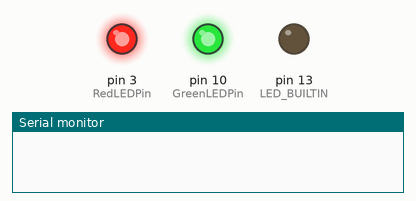
Bench run of a sketch on a simulated Arduino Uno, built with avr-gcc and run on an emulated ATmega328P. Parts: output pins drawn as LEDs (lit = HIGH), the last lines printed to the serial monitor. Random numbers use the default seed unless the sketch sets one; pins used as bus, display or sensor lines are not drawn.

Above: at 0.1 s.
At 1.16 s:
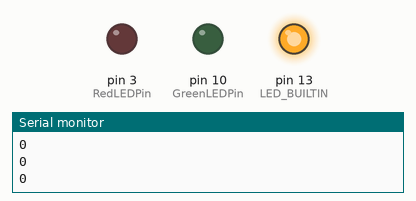
At 2.8 s:
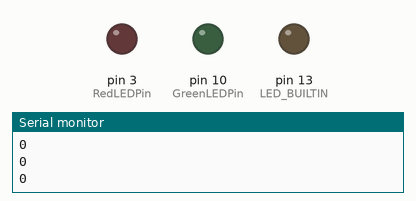
Timing chart, 0 to 4.3 s (numbered marks = the images above):
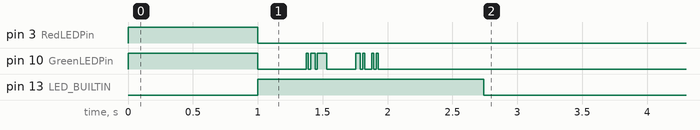

The sketch:

1DSimulator.ino
```cpp
#ifdef TEENSYDUINO
  #include <Entropy.h>
#endif

//Trivial Average Monte Carlo Randomizer for FCS on Teensy → 1D Simulator

/*
1. Every ms → one move → OSegment is checked for molecule → Returns Boolean
2. One interval of measurement is 100ms
3. Probality of 0.1 to be inside the Observation Segment (Veff)
*/

//Macrodefinations ----------------------------
#define OneD_MeasureIndexMax 1e10   //Max number of measurement within an Averaging period
#define OneD_AverageIndexMax 100   //Max Number of Averages recorded during one run
#define OneD_PULSE_SERIALOUT 1     //Flag to Set/Unset TTL Serial Output
////////////////////////////////////////////////


//Board Controls -------------------------------
unsigned int pulseDuration = 5;       // In Microseconds ~ms
unsigned int MeasureInterval = 1000;  //In Microseconds → 1us
unsigned int AveragingInterval = 100; //In Milliseconds ~ms

//Pins
const int TTLPin = 9;
const int RedLEDPin = 3;
const int GreenLEDPin = 10;
//////////////////////////////////////////////////

// Configuration Variables -------------------------
const int TotalSegment = 100;   //Total Length of the Line Segment
const int OBSegment = 10;        //Observation Segment Length
const int Walkers_No = 1;     //Number of Walkers/Molecules
const int StepSize = 5;         //Step Size for movement
///////////////////////////////////////////////////

// GlobalVariables --------------------------------
const int MaxWalkerIndex = Walkers_No - 1;
int Pos[Walkers_No];                          //Stores the walker's positions
bool InSegment[Walkers_No];                   //Stores if the variable is in observation segment
long int photon_count[OneD_AverageIndexMax];  //Stores the Photon Count Per Average Interval
unsigned int averageIndex = 0;                //Index for 1 averaging Interval
unsigned int measureIndex = 0;                //Index for 1 measurement Interval
unsigned int InSegmentParticles = 0;          //Keeps track of number of particles in Observation Segment
/////////////////////////////////////////////////////

//Loop Timing Variables//////////
uint32_t startMeasurementTime = 0;
uint32_t endMeasurementTime = 0;
uint32_t elapsedMeasurementTime = 0;

uint32_t startAveragingTime = 0;
uint32_t endAveragingTime = 0;
uint32_t elapsedAveragingTime = 0;
////////////////////////////////

//1
void setup() {

  //1.1
  //Set PinModes
  pinMode(TTLPin, OUTPUT);
  pinMode(RedLEDPin, OUTPUT);
  pinMode(GreenLEDPin, OUTPUT);
  pinMode(LED_BUILTIN, OUTPUT);

  //1.2
  //Test Code/////////////////
  digitalWrite(RedLEDPin, HIGH);
  digitalWrite(GreenLEDPin, HIGH);
  delay(1000);
  digitalWrite(RedLEDPin, LOW);
  digitalWrite(GreenLEDPin, LOW);
  //Serial.println("Serial Port Test");
  ////////////////////////

  //1.3
  //Initialize and seed random lib ---------------
  #ifdef TEENSYDUINO
    Entropy.Initialize();
    uint32_t seed_value = Entropy.random();
  #else
    uint32_t seed_value = analogRead(0);
  #endif

  //Seed Arduino PRNG library
  randomSeed(seed_value);
  ////////////////////////////////////////////////

  //Serial Initilization for Arduino
  #ifndef TEENSYDUINO
    Serial.begin(9600);
  #endif

  //1.4
  //Walker Position Initialization → Random
  for(int i = 0; i < Walkers_No; i++)
  {
    Pos[i] = random(0, TotalSegment);
    InSegment[i] = Pos[i] < OBSegment;
    //Serial.println(Pos[i]);
  }

  //1.5
  //InSegmentParticles Initalization → Simple Accumulate
  for(int i = 0; i < Walkers_No; i++)
  {
    InSegmentParticles += InSegment[i];
  }

  //1.6
  //Measure Init Timeperiod
  //lastMeasurementTime = micros();
  //lastAverageTime = millis();

  //----END

  //ArrayPrint(Pos, Walkers_No);

} //End of setup()


//2
void loop()
{


    //CurrentTime - lastTime < MaxTime
    elapsedAveragingTime = 0;
    while((elapsedAveragingTime < AveragingInterval) && averageIndex < OneD_AverageIndexMax)
    {

      //Run Indicator LED
      digitalWrite(LED_BUILTIN, HIGH);

      //One measurement every millisecond
      startAveragingTime  = millis();
      elapsedMeasurementTime = 0;
      while((elapsedMeasurementTime < MeasureInterval) && measureIndex < OneD_MeasureIndexMax) //1 millisecons
      {
        startMeasurementTime = micros();
        //Move ------------------------------------------------------------
        //Select Random PID
        int partid = random(0, MaxWalkerIndex);

        //Move
        int sign = random(0, 2);
        sign += (!sign)*-1;
        Pos[partid] += sign*StepSize;

        //Periodic Boundary Condition
        Pos[partid] += (Pos[partid] >= TotalSegment)*(-TotalSegment) + (Pos[partid] < 0)*(TotalSegment);

        //Check If the Particle is within Observation Volume

        //A
        //Particle has entered the observation Volume
        if(Pos[partid] < OBSegment && !InSegment[partid])
        {
          InSegment[partid] = true;
          InSegmentParticles++;
        }

         //B
         //Particle has left the observation Volume
         if(Pos[partid] >= OBSegment && InSegment[partid])
         {
            InSegmentParticles--;
            InSegment[partid] = false;
         }

         //Move is complete ----------------------------------------------


         //Generate TTL Pulse ----------------------------------------------
         Serial.println(0);
         Serial.flush();
         if(InSegmentParticles > 0)
         {
           digitalWrite(TTLPin, HIGH);
           delayMicroseconds(pulseDuration);
           digitalWrite(TTLPin, LOW);
           photon_count[averageIndex]++; //Increment the count per interval

           #if OneD_PULSE_SERIALOUT == 1
           //Produce Serial Output of the Pulse

           //Assuming Baud Rate to be 9600 & int to be 4 bytes → Pulse for 1/4 second
           //int print_itr = 55;
           //for(int i = 0; i < print_itr; i++)
           //{
             Serial.println(1);
             Serial.flush();
           //}

           #endif
         }

         else
         {
            #if OneD_PULSE_SERIALOUT == 1
              Serial.println(0);
              Serial.flush();
            #endif
            delayMicroseconds(pulseDuration);

         }


         //Set-Unset Error State if there are more than 1 particle in the observation Segment
         digitalWrite(RedLEDPin, (InSegmentParticles > 1));   //More than one particle in observation segment
         digitalWrite(GreenLEDPin, (InSegmentParticles > 0)); //At least one particle present in Observation Segment

          //Update Time Variable
          measureIndex++; //Increment Measure Index

          //Set appropriate delay
          delayMicroseconds(MeasureInterval - (micros() - startMeasurementTime));

          endMeasurementTime = micros();
          elapsedMeasurementTime += endMeasurementTime - startMeasurementTime;

      } //End of One Measurement


      averageIndex++; //Increment Average Index
      endAveragingTime = millis();   //Set the lastAverageTime Variable
      elapsedAveragingTime += endAveragingTime - startAveragingTime;

      //ArrayPrint(photon_count, OneD_AverageIndexMax);  //For Debugging

    } //End of One Average Interval → Outer while loop


    //Turn Off the Run Indicator LED
    digitalWrite(LED_BUILTIN, LOW);

    //End loop → End program
    if(averageIndex == OneD_AverageIndexMax-1)
    {
      delay(100);
      exit(0);
    }

} //End of loop()


void ArrayPrint(long int *array, int size)
{
  for(int i = 0; i < size-1; i++)
  {
    Serial.print(array[i]);
    Serial.print(',');
  }
  Serial.print(array[size-1]);
  Serial.print('\n');
} //End of ArrayPrint()
```

Measured:
- by itself, pin 13 (LED_BUILTIN): LOW → HIGH at 1.0 s, → LOW 1.7 s later
